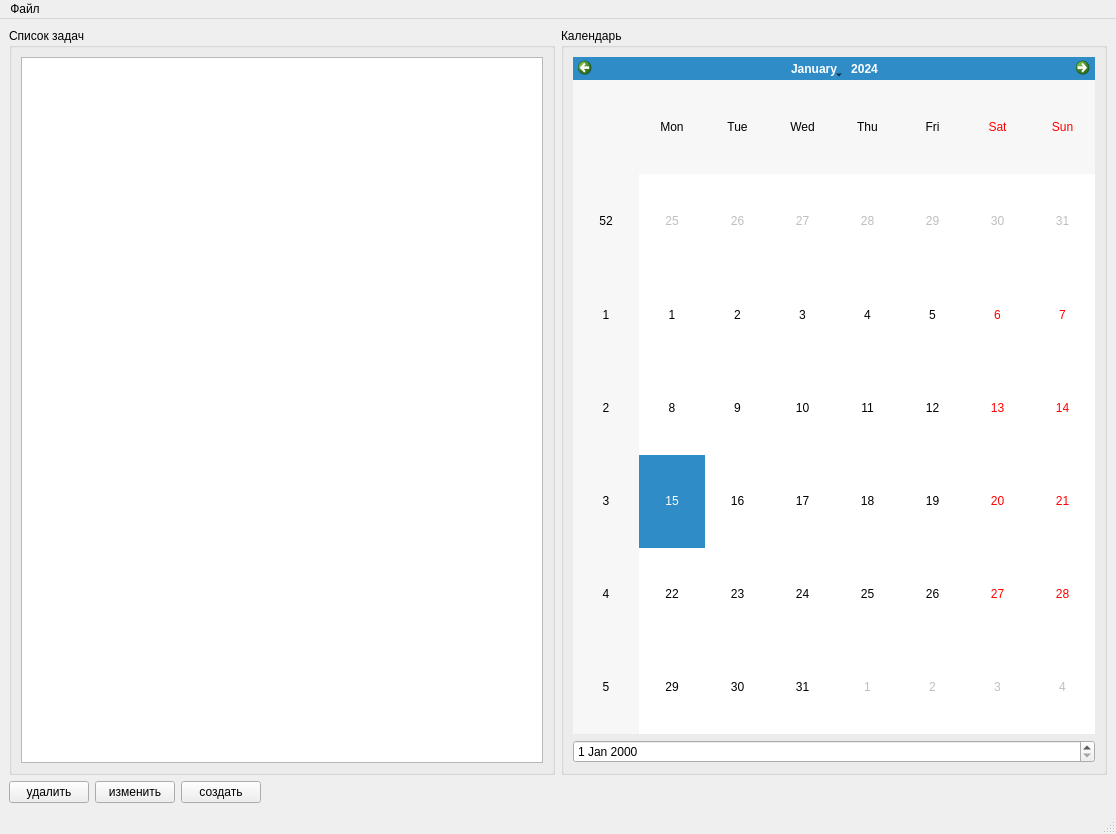
<?xml version="1.0" encoding="UTF-8"?>
<ui version="4.0">
 <class>MainWindow</class>
 <widget class="QMainWindow" name="MainWindow">
  <property name="geometry">
   <rect>
    <x>0</x>
    <y>0</y>
    <width>1116</width>
    <height>834</height>
   </rect>
  </property>
  <property name="maximumSize">
   <size>
    <width>1200</width>
    <height>1200</height>
   </size>
  </property>
  <property name="windowTitle">
   <string>MainWindow</string>
  </property>
  <widget class="QWidget" name="centralwidget">
   <layout class="QVBoxLayout" name="verticalLayout_4">
    <item>
     <layout class="QHBoxLayout" name="horizontalLayout_2">
      <item>
       <widget class="QGroupBox" name="groupBox">
        <property name="title">
         <string>Список задач</string>
        </property>
        <layout class="QVBoxLayout" name="verticalLayout_3">
         <item>
          <widget class="QListView" name="listView"/>
         </item>
        </layout>
       </widget>
      </item>
      <item>
       <widget class="QGroupBox" name="groupBox_2">
        <property name="title">
         <string>Календарь</string>
        </property>
        <layout class="QVBoxLayout" name="verticalLayout">
         <item>
          <widget class="QCalendarWidget" name="calendarWidget"/>
         </item>
         <item>
          <widget class="QDateEdit" name="dateEdit"/>
         </item>
        </layout>
       </widget>
      </item>
     </layout>
    </item>
    <item>
     <layout class="QVBoxLayout" name="verticalLayout_2">
      <item>
       <layout class="QHBoxLayout" name="horizontalLayout">
        <item>
         <widget class="QPushButton" name="pushButton_3">
          <property name="text">
           <string>удалить</string>
          </property>
         </widget>
        </item>
        <item>
         <widget class="QPushButton" name="pushButton_2">
          <property name="text">
           <string>изменить</string>
          </property>
         </widget>
        </item>
        <item>
         <widget class="QPushButton" name="pushButton">
          <property name="text">
           <string>создать</string>
          </property>
         </widget>
        </item>
        <item>
         <spacer name="horizontalSpacer">
          <property name="orientation">
           <enum>Qt::Horizontal</enum>
          </property>
          <property name="sizeHint" stdset="0">
           <size>
            <width>40</width>
            <height>20</height>
           </size>
          </property>
         </spacer>
        </item>
       </layout>
      </item>
     </layout>
    </item>
   </layout>
  </widget>
  <widget class="QMenuBar" name="menubar">
   <property name="geometry">
    <rect>
     <x>0</x>
     <y>0</y>
     <width>1116</width>
     <height>21</height>
    </rect>
   </property>
   <widget class="QMenu" name="menu">
    <property name="title">
     <string>Файл</string>
    </property>
    <addaction name="action"/>
    <addaction name="action_2"/>
    <addaction name="action_3"/>
   </widget>
   <addaction name="menu"/>
  </widget>
  <widget class="QStatusBar" name="statusbar"/>
  <action name="action">
   <property name="text">
    <string>Создать</string>
   </property>
  </action>
  <action name="action_2">
   <property name="text">
    <string>Удалить</string>
   </property>
  </action>
  <action name="action_3">
   <property name="text">
    <string>Изменить</string>
   </property>
  </action>
 </widget>
 <resources/>
 <connections/>
</ui>
